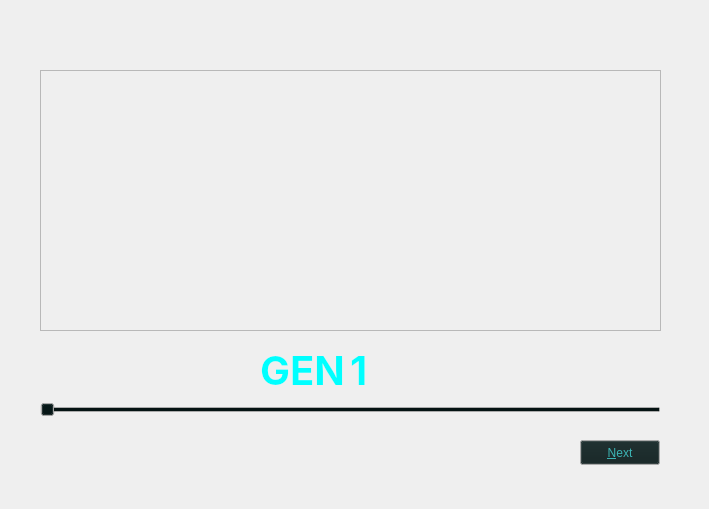
   <widget class="QWidget" name="generationScreenPage">
    <widget class="QSlider" name="generationSlider">
     <property name="geometry">
      <rect>
       <x>40</x>
       <y>400</y>
       <width>621</width>
       <height>20</height>
      </rect>
     </property>
     <property name="palette">
      <palette>
       <active>
        <colorrole role="Button">
         <brush brushstyle="SolidPattern">
          <color alpha="255">
           <red>0</red>
           <green>16</green>
           <blue>16</blue>
          </color>
         </brush>
        </colorrole>
        <colorrole role="Base">
         <brush brushstyle="SolidPattern">
          <color alpha="255">
           <red>255</red>
           <green>255</green>
           <blue>255</blue>
          </color>
         </brush>
        </colorrole>
        <colorrole role="Highlight">
         <brush brushstyle="SolidPattern">
          <color alpha="255">
           <red>0</red>
           <green>255</green>
           <blue>255</blue>
          </color>
         </brush>
        </colorrole>
       </active>
       <inactive>
        <colorrole role="Button">
         <brush brushstyle="SolidPattern">
          <color alpha="255">
           <red>0</red>
           <green>16</green>
           <blue>16</blue>
          </color>
         </brush>
        </colorrole>
        <colorrole role="Base">
         <brush brushstyle="SolidPattern">
          <color alpha="255">
           <red>255</red>
           <green>255</green>
           <blue>255</blue>
          </color>
         </brush>
        </colorrole>
        <colorrole role="Highlight">
         <brush brushstyle="SolidPattern">
          <color alpha="255">
           <red>0</red>
           <green>255</green>
           <blue>255</blue>
          </color>
         </brush>
        </colorrole>
       </inactive>
       <disabled>
        <colorrole role="Button">
         <brush brushstyle="SolidPattern">
          <color alpha="255">
           <red>0</red>
           <green>16</green>
           <blue>16</blue>
          </color>
         </brush>
        </colorrole>
        <colorrole role="Base">
         <brush brushstyle="SolidPattern">
          <color alpha="255">
           <red>238</red>
           <green>238</green>
           <blue>238</blue>
          </color>
         </brush>
        </colorrole>
        <colorrole role="Highlight">
         <brush brushstyle="SolidPattern">
          <color alpha="255">
           <red>159</red>
           <green>159</green>
           <blue>159</blue>
          </color>
         </brush>
        </colorrole>
       </disabled>
      </palette>
     </property>
     <property name="minimum">
      <number>1</number>
     </property>
     <property name="maximum">
      <number>30</number>
     </property>
     <property name="pageStep">
      <number>1</number>
     </property>
     <property name="tracking">
      <bool>true</bool>
     </property>
     <property name="orientation">
      <enum>Qt::Horizontal</enum>
     </property>
     <property name="invertedAppearance">
      <bool>false</bool>
     </property>
     <property name="invertedControls">
      <bool>false</bool>
     </property>
     <property name="tickPosition">
      <enum>QSlider::NoTicks</enum>
     </property>
     <property name="tickInterval">
      <number>0</number>
     </property>
    </widget>
    <widget class="QPushButton" name="displayFinalScreenButton">
     <property name="geometry">
      <rect>
       <x>580</x>
       <y>440</y>
       <width>80</width>
       <height>25</height>
      </rect>
     </property>
     <property name="palette">
      <palette>
       <active>
        <colorrole role="Button">
         <brush brushstyle="SolidPattern">
          <color alpha="255">
           <red>18</red>
           <green>34</green>
           <blue>34</blue>
          </color>
         </brush>
        </colorrole>
        <colorrole role="ButtonText">
         <brush brushstyle="SolidPattern">
          <color alpha="255">
           <red>60</red>
           <green>180</green>
           <blue>180</blue>
          </color>
         </brush>
        </colorrole>
       </active>
       <inactive>
        <colorrole role="Button">
         <brush brushstyle="SolidPattern">
          <color alpha="255">
           <red>18</red>
           <green>34</green>
           <blue>34</blue>
          </color>
         </brush>
        </colorrole>
        <colorrole role="ButtonText">
         <brush brushstyle="SolidPattern">
          <color alpha="255">
           <red>60</red>
           <green>180</green>
           <blue>180</blue>
          </color>
         </brush>
        </colorrole>
       </inactive>
       <disabled>
        <colorrole role="Button">
         <brush brushstyle="SolidPattern">
          <color alpha="255">
           <red>18</red>
           <green>34</green>
           <blue>34</blue>
          </color>
         </brush>
        </colorrole>
        <colorrole role="ButtonText">
         <brush brushstyle="SolidPattern">
          <color alpha="255">
           <red>119</red>
           <green>119</green>
           <blue>119</blue>
          </color>
         </brush>
        </colorrole>
       </disabled>
      </palette>
     </property>
     <property name="text">
      <string>&amp;Next</string>
     </property>
    </widget>
    <widget class="QLabel" name="generationImageLabel">
     <property name="geometry">
      <rect>
       <x>40</x>
       <y>70</y>
       <width>621</width>
       <height>261</height>
      </rect>
     </property>
     <property name="frameShape">
      <enum>QFrame::StyledPanel</enum>
     </property>
     <property name="frameShadow">
      <enum>QFrame::Sunken</enum>
     </property>
     <property name="text">
      <string/>
     </property>
    </widget>
    <widget class="QLabel" name="backgroundGeneration">
     <property name="geometry">
      <rect>
       <x>0</x>
       <y>0</y>
       <width>700</width>
       <height>500</height>
      </rect>
     </property>
     <property name="minimumSize">
      <size>
       <width>700</width>
       <height>500</height>
      </size>
     </property>
     <property name="maximumSize">
      <size>
       <width>700</width>
       <height>500</height>
      </size>
     </property>
     <property name="text">
      <string/>
     </property>
     <property name="pixmap">
      <pixmap resource="../../resources.qrc">:/src/resources/backgrounds/main.png</pixmap>
     </property>
    </widget>
    <widget class="QLabel" name="genLabel">
     <property name="geometry">
      <rect>
       <x>260</x>
       <y>350</y>
       <width>91</width>
       <height>41</height>
      </rect>
     </property>
     <property name="palette">
      <palette>
       <active>
        <colorrole role="WindowText">
         <brush brushstyle="SolidPattern">
          <color alpha="255">
           <red>0</red>
           <green>255</green>
           <blue>255</blue>
          </color>
         </brush>
        </colorrole>
       </active>
       <inactive>
        <colorrole role="WindowText">
         <brush brushstyle="SolidPattern">
          <color alpha="255">
           <red>0</red>
           <green>255</green>
           <blue>255</blue>
          </color>
         </brush>
        </colorrole>
       </inactive>
       <disabled>
        <colorrole role="WindowText">
         <brush brushstyle="SolidPattern">
          <color alpha="255">
           <red>123</red>
           <green>123</green>
           <blue>123</blue>
          </color>
         </brush>
        </colorrole>
       </disabled>
      </palette>
     </property>
     <property name="font">
      <font>
       <family>Inter</family>
       <pointsize>30</pointsize>
       <weight>75</weight>
       <bold>true</bold>
      </font>
     </property>
     <property name="text">
      <string>GEN</string>
     </property>
    </widget>
    <widget class="QLabel" name="genNumberLabel">
     <property name="geometry">
      <rect>
       <x>350</x>
       <y>350</y>
       <width>61</width>
       <height>41</height>
      </rect>
     </property>
     <property name="palette">
      <palette>
       <active>
        <colorrole role="WindowText">
         <brush brushstyle="SolidPattern">
          <color alpha="255">
           <red>0</red>
           <green>255</green>
           <blue>255</blue>
          </color>
         </brush>
        </colorrole>
       </active>
       <inactive>
        <colorrole role="WindowText">
         <brush brushstyle="SolidPattern">
          <color alpha="255">
           <red>0</red>
           <green>255</green>
           <blue>255</blue>
          </color>
         </brush>
        </colorrole>
       </inactive>
       <disabled>
        <colorrole role="WindowText">
         <brush brushstyle="SolidPattern">
          <color alpha="255">
           <red>123</red>
           <green>123</green>
           <blue>123</blue>
          </color>
         </brush>
        </colorrole>
       </disabled>
      </palette>
     </property>
     <property name="font">
      <font>
       <family>Inter</family>
       <pointsize>30</pointsize>
       <weight>75</weight>
       <bold>true</bold>
      </font>
     </property>
     <property name="text">
      <string>1</string>
     </property>
    </widget>
    <zorder>backgroundGeneration</zorder>
    <zorder>generationSlider</zorder>
    <zorder>displayFinalScreenButton</zorder>
    <zorder>generationImageLabel</zorder>
    <zorder>genLabel</zorder>
    <zorder>genNumberLabel</zorder>
   </widget>
